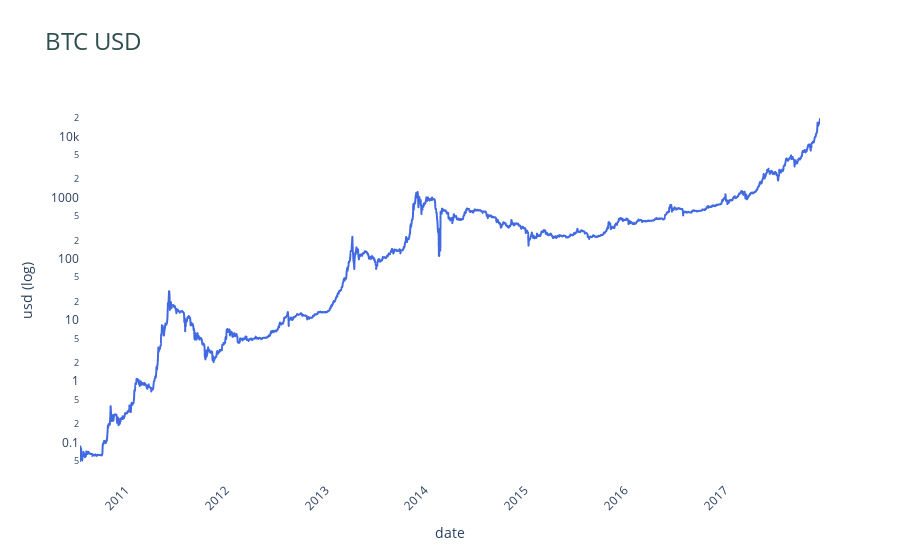

Notebook cell for this chart:
### Code cell
# Tworzenie wykresu liniowego
fig = px.line(bdf, x=bdf.index, y='close', title='BTC USD', labels={'close': 'BtcUsd', 'index': 'Date'})
fig.update_xaxes(title_text='Date')
fig.update_yaxes(title_text='BtcUsd')

fig.update_yaxes(type='log')

# Dostosowanie stylu wykresu
fig.update_traces(line=dict(color='royalblue', width=2))  # Kolor linii i grubość
fig.update_layout(title_font=dict(size=24, color='darkslategray'),  # Tytuł wykresu
                  xaxis_title=dict(text='date', font=dict(size=14)),
                  yaxis_title=dict(text='usd (log)', font=dict(size=14)),
                  plot_bgcolor='rgba(255, 255, 255, 0.7)',  # Tło wykresu
                  xaxis_tickangle=-45)  # Kąt nachylenia etykiet osi X

fig.show()

### Figure 1 — Plotly figure (JSON) as saved in the notebook; plotly's stock layout.template omitted (floating-point values rounded to 4 significant figures; data arrays with more than 128 entries replaced by an {"elided": "..."} marker saying what was removed)
{"data": [{"hovertemplate": "Date=%{x}<br>BtcUsd=%{y}<extra></extra>", "legendgroup": "", "line": {"color": "royalblue", "dash": "solid", "width": 2}, "marker": {"symbol": "circle"}, "mode": "lines", "name": "", "showlegend": false, "type": "scattergl", "x": {"elided": "2710 str values"}, "xaxis": "x", "y": {"elided": "2710 float values"}, "yaxis": "y"}], "layout": {"autosize": true, "legend": {"tracegroupgap": 0}, "plot_bgcolor": "rgba(255, 255, 255, 0.7)", "title": {"font": {"color": "darkslategray", "size": 24}, "text": "BTC USD"}, "xaxis": {"anchor": "y", "autorange": true, "domain": [0, 1], "range": ["2010-07-18", "2017-12-17"], "tickangle": -45, "title": {"font": {"size": 14}, "text": "date"}, "type": "date"}, "yaxis": {"anchor": "x", "autorange": true, "domain": [0, 1], "range": [-1.616, 4.597], "title": {"font": {"size": 14}, "text": "usd (log)"}, "type": "log"}}}
